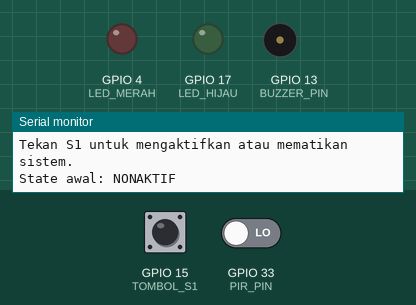
The sketch below on a simulated ESP32. Parts: output pins drawn as LEDs (lit = HIGH), buzzer (waves = sounding, pin HIGH), the last lines printed to the serial monitor. Dashed ring = blinking. Inputs (shaded band) come from the test bench; at power-on: GPIO 15 (TOMBOL_S1) LOW, GPIO 33 (PIR_PIN) LOW.

Above: at 1.2 s.
1.3 s: GPIO 15 (TOMBOL_S1) pulled HIGH for 0.15 s
At 1.6 s:
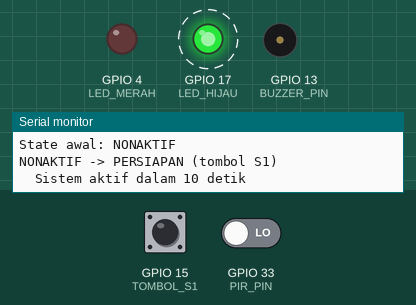
4.4 s: GPIO 15 (TOMBOL_S1) pulled HIGH for 1 s
6.9 s: GPIO 15 (TOMBOL_S1) pulled HIGH for 3.2 s
At 7.2 s:
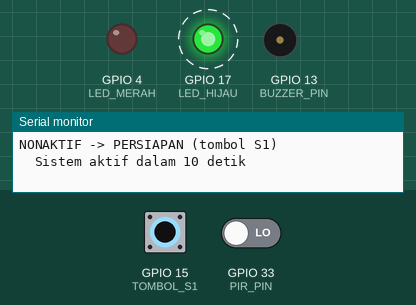
14.6 s: GPIO 33 (PIR_PIN) driven LOW
17.6 s: GPIO 33 (PIR_PIN) driven HIGH
At 17.85 s:
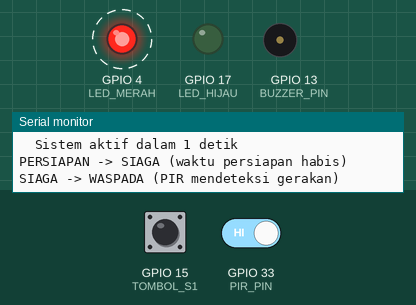
Timing chart, 0 to 21.6 s (numbered marks = the images above; inputs shaded):
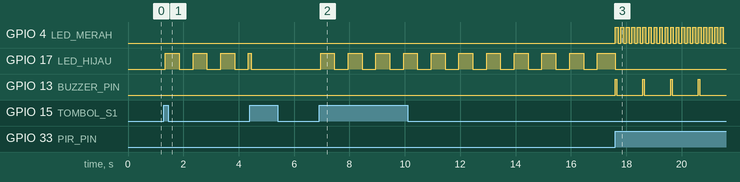

The sketch:

p3_sistem_keamanan.ino
```cpp
/*
 * BAB 17 - Program 3: Sistem Keamanan dengan Sensor PIR
 * State: NONAKTIF → PERSIAPAN (10 detik) → SIAGA → WASPADA (5 detik) → ALARM
 * Tombol S1 mengaktifkan sistem, atau mematikannya kapan saja.
 * ALARM berhenti sendiri setelah 20 detik, lalu sistem kembali SIAGA.
 *
 * Rangkaian:
 *   LED1 (merah)                → IO4
 *   LED2 (hijau)                → IO17
 *   BUZZ                        → IO13
 *   Tombol S1 (pin kuning ke-3) → IO15
 *   PIR (header hijau)          → IO33
 */

#define LED_MERAH  4
#define LED_HIJAU  17
#define BUZZER_PIN 13
#define TOMBOL_S1  15
#define PIR_PIN    33

enum StateKeamanan {
  NONAKTIF,   // sistem mati
  PERSIAPAN,  // hitung mundur sebelum aktif, supaya pemilik sempat keluar
  SIAGA,      // aktif, mengawasi gerakan
  WASPADA,    // ada gerakan, pemilik masih bisa mematikan sistem
  ALARM       // alarm berbunyi
};

const unsigned long LAMA_PERSIAPAN = 10000;  // ms
const unsigned long LAMA_WASPADA   = 5000;   // ms
const unsigned long LAMA_ALARM     = 20000;  // ms, setelah itu alarm berhenti sendiri

StateKeamanan state = NONAKTIF;
unsigned long waktuMasukState = 0;
int sisaDetikTercetak = -1;  // angka hitung mundur terakhir yang sudah dicetak

// Debounce tombol S1 (sama seperti di BAB 9 dan BAB 16)
const unsigned long WAKTU_DEBOUNCE = 50;
int bacaanSebelumnya = LOW;
int statusStabil = LOW;
unsigned long waktuBerubah = 0;

// Mengembalikan true hanya sekali setiap S1 baru ditekan (sudah di-debounce)
bool s1BaruDitekan() {
  int bacaan = digitalRead(TOMBOL_S1);
  if (bacaan != bacaanSebelumnya) {
    waktuBerubah = millis();
    bacaanSebelumnya = bacaan;
  }
  if ((millis() - waktuBerubah) > WAKTU_DEBOUNCE && bacaan != statusStabil) {
    statusStabil = bacaan;
    return statusStabil == HIGH;  // true hanya pada tepi naik (LOW → HIGH)
  }
  return false;
}

// Mengubah state menjadi teks untuk log di Serial Monitor
const char *namaState(StateKeamanan s) {
  switch (s) {
    case NONAKTIF:  return "NONAKTIF";
    case PERSIAPAN: return "PERSIAPAN";
    case SIAGA:     return "SIAGA";
    case WASPADA:   return "WASPADA";
    case ALARM:     return "ALARM";
  }
  return "?";
}

// Pindah state: tulis log, catat waktu, matikan semua output, lalu aksi masuk
void pindahState(StateKeamanan stateBaru, const char *alasan) {
  Serial.print(namaState(state));
  Serial.print(" -> ");
  Serial.print(namaState(stateBaru));
  Serial.print(" (");
  Serial.print(alasan);
  Serial.println(")");

  state = stateBaru;
  waktuMasukState = millis();
  sisaDetikTercetak = -1;

  // Mulai dari keadaan bersih
  digitalWrite(LED_MERAH, LOW);
  digitalWrite(LED_HIJAU, LOW);
  digitalWrite(BUZZER_PIN, LOW);

  // Aksi masuk
  if (state == SIAGA) {
    digitalWrite(LED_HIJAU, HIGH);  // hijau menyala tetap = sistem sedang mengawasi
  }
}

void setup() {
  Serial.begin(115200);
  pinMode(LED_MERAH, OUTPUT);
  pinMode(LED_HIJAU, OUTPUT);
  pinMode(BUZZER_PIN, OUTPUT);
  pinMode(TOMBOL_S1, INPUT);
  pinMode(PIR_PIN, INPUT);  // keluaran PIR: HIGH saat ada gerakan

  Serial.println("BAB 17 - Program 3: Sistem Keamanan");
  Serial.println("Tekan S1 untuk mengaktifkan atau mematikan sistem.");
  Serial.print("State awal: ");
  Serial.println(namaState(state));
}

void loop() {
  // Kumpulkan semua event SEKALI di awal putaran
  bool tombolDitekan = s1BaruDitekan();
  bool adaGerakan = (digitalRead(PIR_PIN) == HIGH);
  unsigned long lamaDiState = millis() - waktuMasukState;

  switch (state) {
    case NONAKTIF:
      if (tombolDitekan) {
        pindahState(PERSIAPAN, "tombol S1");
      }
      break;

    case PERSIAPAN:
      if (tombolDitekan) {
        pindahState(NONAKTIF, "dibatalkan dengan tombol S1");
      } else if (lamaDiState >= LAMA_PERSIAPAN) {
        pindahState(SIAGA, "waktu persiapan habis");
      } else {
        // Aksi selama di state: LED hijau berkedip lambat + hitung mundur
        digitalWrite(LED_HIJAU, (lamaDiState / 500) % 2 == 0 ? HIGH : LOW);
        int sisaDetik = (LAMA_PERSIAPAN - lamaDiState + 999) / 1000;  // dibulatkan ke atas
        if (sisaDetik != sisaDetikTercetak) {
          sisaDetikTercetak = sisaDetik;
          Serial.print("  Sistem aktif dalam ");
          Serial.print(sisaDetik);
          Serial.println(" detik");
        }
      }
      break;

    case SIAGA:
      if (tombolDitekan) {
        pindahState(NONAKTIF, "tombol S1");
      } else if (adaGerakan) {
        pindahState(WASPADA, "PIR mendeteksi gerakan");
      }
      break;

    case WASPADA:
      if (tombolDitekan) {
        pindahState(NONAKTIF, "dimatikan dengan tombol S1");
      } else if (lamaDiState >= LAMA_WASPADA) {
        pindahState(ALARM, "tidak dimatikan tepat waktu");
      } else {
        // LED merah berkedip cepat, buzzer "bip" 50 ms setiap detik
        digitalWrite(LED_MERAH, (lamaDiState / 100) % 2 == 0 ? HIGH : LOW);
        digitalWrite(BUZZER_PIN, (lamaDiState % 1000) < 50 ? HIGH : LOW);
      }
      break;

    case ALARM:
      if (tombolDitekan) {
        pindahState(NONAKTIF, "dimatikan dengan tombol S1");
      } else if (lamaDiState >= LAMA_ALARM) {
        pindahState(SIAGA, "alarm berhenti sendiri");
      } else {
        // LED merah dan buzzer menyala-mati bersamaan setiap 100 ms
        bool fase = (lamaDiState / 100) % 2 == 0;
        digitalWrite(LED_MERAH, fase ? HIGH : LOW);
        digitalWrite(BUZZER_PIN, fase ? HIGH : LOW);
      }
      break;
  }
}
```

Measured:
- after the input at 1.3 s, GPIO 17 (LED_HIJAU): alternates HIGH for 0.50 s and LOW for 0.50 s, starting after 0.05 s
- after the input at 6.9 s, GPIO 17 (LED_HIJAU): alternates HIGH for 0.50 s and LOW for 0.50 s, starting after 0.05 s
- after the input at 17.6 s, GPIO 4 (LED_MERAH): alternates HIGH for 0.10 s and LOW for 0.10 s, starting at once; GPIO 17 (LED_HIJAU): HIGH → LOW at once; GPIO 13 (BUZZER_PIN): alternates HIGH for 0.05 s and LOW for 0.95 s, starting at once
